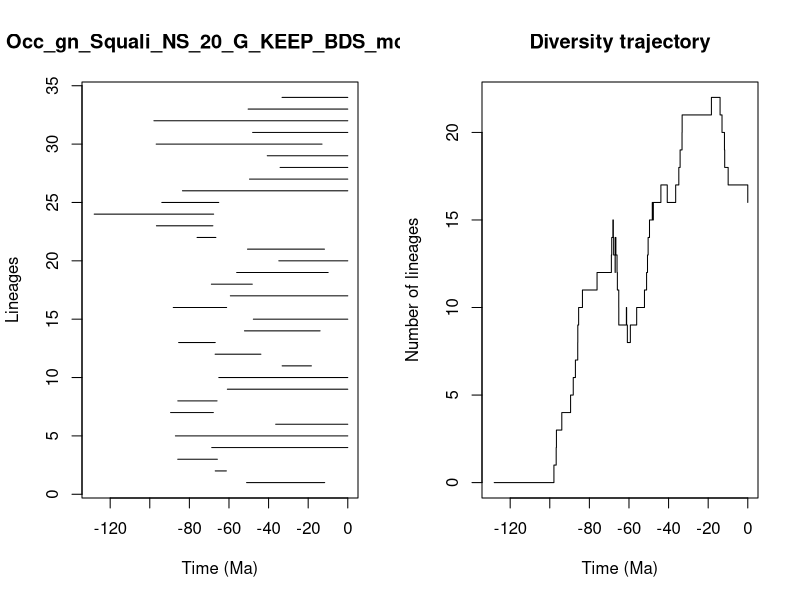

Reproduce this figure in R.


pdf(file='../Results/Genus_NS/5_MA_bins_EXT_EP/pyrate_mcmc_logs/Occ_gn_Squali_NS_20_G_KEEP_BDS_mcmc_LTT.pdf',width=0.6*20, height=0.6*10)
title = "Occ_gn_Squali_NS_20_G_KEEP_BDS_mcmc"
ts=c(51.10762210892266, 66.94373689959843,85.88049023914576,68.70720664734236,87.05659214733316,36.41532494652611,89.4905743384765,85.84493737089534,60.82072350049959,65.14133515474104,33.15262733591063,67.00324744956026,85.42568904105454,52.17830717423135,47.691476375909645,88.1446795450777,59.3063270127534,68.89279438157337,56.11134439767658,34.828005386389876,50.64563947855329,76.12250096319669,96.64291516102276,128.0684506920723,93.92683481404609,83.501219013953,49.63761093441851,34.177476349341994,40.6706407287878,96.76379727234645,48.06222919101681,97.90644092441038,50.32952449398701,33.20258242160002)
te=c(11.655855838650007, 61.31467177483877,65.86331730684266,0.0,0.0,0.0,67.8930046601846,66.02809355799796,0.0,0.0,18.366857473261472,43.881592541389075,66.93542043685501,13.992212214156234,0.0,61.183613189220274,0.0,48.23121521129843,9.912490481164323,0.0,11.778663280061501,66.61513123428557,68.13073148560237,67.7405596424373,65.15988723216509,0.0,0.0,0.0,0.0,13.011795406247186,0.0,0.0,0.0,0.0)
div_traj=c(0, 1,2,3,4,5,6,7,8,9,10,11,12,13,14,15,14,13,12,13,14,13,12,11,10,9,10,9,8,9,10,11,12,13,14,15,16,15,16,17,16,17,18,19,20,21,22,21,20,19,18,17,16)
time_events=c(128.0684506920723, 97.90644092441038,96.76379727234645,96.64291516102276,93.92683481404609,89.4905743384765,88.1446795450777,87.05659214733316,85.88049023914576,85.84493737089534,85.42568904105454,83.501219013953,76.12250096319669,68.89279438157337,68.70720664734236,68.13073148560237,67.8930046601846,67.7405596424373,67.00324744956026,66.94373689959843,66.93542043685501,66.61513123428557,66.02809355799796,65.86331730684266,65.15988723216509,65.14133515474104,61.31467177483877,61.183613189220274,60.82072350049959,59.3063270127534,56.11134439767658,52.17830717423135,51.10762210892266,50.64563947855329,50.32952449398701,49.63761093441851,48.23121521129843,48.06222919101681,47.691476375909645,43.881592541389075,40.6706407287878,36.41532494652611,34.828005386389876,34.177476349341994,33.20258242160002,33.15262733591063,18.366857473261472,13.992212214156234,13.011795406247186,11.778663280061501,11.655855838650007,9.912490481164323,0.0)
                par(mfrow=c(1,2))
                L = length(ts)
                plot(ts, 1:L , xlim=c(-max(ts)-1,0), pch=20, type="n", main=title,xlab="Time (Ma)",ylab="Lineages")
                for (i in 1:L){segments(x0=-te[i],y0=i,x1=-ts[i],y1=i)}    
                t = -time_events
                plot(div_traj ~ t,type="s", main = "Diversity trajectory",xlab="Time (Ma)",ylab="Number of lineages",xlim=c(-max(ts)-1,0))
                abline(v=c(65,200,251,367,445),lty=2,col="gray")
                
